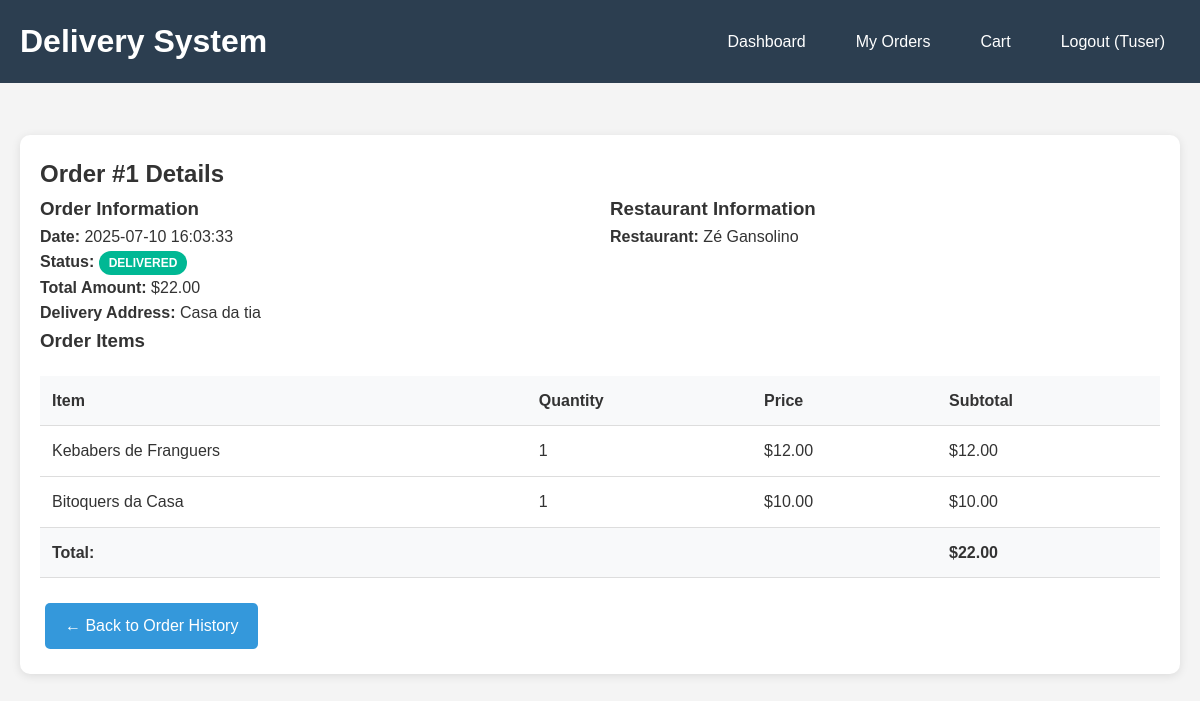
The page /order_details/1 (signed in) on the database its author committed.
### tables this page shows
CREATE TABLE users (
        id INTEGER PRIMARY KEY AUTOINCREMENT,
        username TEXT UNIQUE NOT NULL,
        email TEXT UNIQUE NOT NULL,
        password_hash TEXT NOT NULL,
        user_type TEXT NOT NULL CHECK (user_type IN ('customer', 'restaurant')),
        phone TEXT,
        address TEXT,
        restaurant_name TEXT,
        restaurant_description TEXT,
        created_at TIMESTAMP DEFAULT CURRENT_TIMESTAMP
    );

CREATE TABLE orders (
        id INTEGER PRIMARY KEY AUTOINCREMENT,
        customer_id INTEGER NOT NULL,
        restaurant_id INTEGER NOT NULL,
        total_amount REAL NOT NULL,
        status TEXT DEFAULT 'pending' CHECK (status IN ('pending', 'confirmed', 'preparing', 'out_for_delivery', 'delivered', 'cancelled')),
        delivery_address TEXT NOT NULL,
        order_date TIMESTAMP DEFAULT CURRENT_TIMESTAMP, observations TEXT,
        FOREIGN KEY (customer_id) REFERENCES users (id),
        FOREIGN KEY (restaurant_id) REFERENCES users (id)
    );

CREATE TABLE order_items (
        id INTEGER PRIMARY KEY AUTOINCREMENT,
        order_id INTEGER NOT NULL,
        menu_item_id INTEGER NOT NULL,
        quantity INTEGER NOT NULL,
        price REAL NOT NULL,
        FOREIGN KEY (order_id) REFERENCES orders (id),
        FOREIGN KEY (menu_item_id) REFERENCES menu_items (id)
    );

CREATE TABLE menu_items (
        id INTEGER PRIMARY KEY AUTOINCREMENT,
        restaurant_id INTEGER NOT NULL,
        name TEXT NOT NULL,
        description TEXT,
        price REAL NOT NULL,
        category TEXT,
        available BOOLEAN DEFAULT 1,
        created_at TIMESTAMP DEFAULT CURRENT_TIMESTAMP,
        FOREIGN KEY (restaurant_id) REFERENCES users (id)
    );

### app.py (the view)
    def decorated_function(*args, **kwargs):
        if 'user_id' not in session:
            return redirect(url_for('login'))
        return f(*args, **kwargs)

### app.py (called while the page is built)
def get_db_connection():
    conn = sqlite3.connect('delivery_system.db')
    conn.row_factory = sqlite3.Row
    return conn

def login_required(f):
    def decorated_function(*args, **kwargs):
        if 'user_id' not in session:
            return redirect(url_for('login'))
        return f(*args, **kwargs)
    decorated_function.__name__ = f.__name__
    return decorated_function

### templates/order_details.html (shortened to what this page needs)
{% extends "base.html" %}
{% block content %}
<div class="card">
    <h2>Order #{{ order.id }} Details</h2>
    <div class="grid">
        <div>
            <h3>Order Information</h3>
            <p><strong>Date:</strong> {{ order.order_date }}</p>
            <p><strong>Status:</strong> <span class="status status-{{ order.status }}">{{ order.status.replace('_', ' ')
                    }}</span></p>
            <p><strong>Total Amount:</strong> ${{ "%.2f"|format(order.total_amount) }}</p>
            <p><strong>Delivery Address:</strong> {{ order.delivery_address }}</p>
        </div>
        <div>
            <h3>{% if session.user_type == 'customer' %}Restaurant{% else %}Customer{% endif %} Information</h3>
            {% if session.user_type == 'customer' %}
            <p><strong>Restaurant:</strong> {{ order.restaurant_name or order.restaurant_username }}</p>
            {% else %}
            <p><strong>Customer:</strong> {{ order.customer_username }}</p>
            {% endif %}
        </div>
    </div>
    <h3>Order Items</h3>
    <table>
        <thead>
            <tr>
                <th>Item</th>
                <th>Quantity</th>
                <th>Price</th>
                <th>Subtotal</th>
            </tr>
        </thead>
        <tbody>
            {% for item in order_items %}
            <tr>
                <td>{{ item.menu_item_name }}</td>
                <td>{{ item.quantity }}</td>
                <td>${{ "%.2f"|format(item.price) }}</td>
                <td>${{ "%.2f"|format(item.price * item.quantity) }}</td>
            </tr>
            {% endfor %}
        </tbody>
        <tfoot>
            <tr>
                <th colspan="3">Total:</th>
                <th>${{ "%.2f"|format(order.total_amount) }}</th>
            </tr>
        </tfoot>
    </table>
    <div class="mt-20">
        {% if session.user_type == 'customer' %}
        <a href="{{ url_for('order_history') }}" class="btn">← Back to Order History</a>
        {% endif %}
    </div>
</div>
{% endblock %}

### templates/base.html (shortened to what this page needs)
<!DOCTYPE html>
<html lang="en">
<head>
</head>
<body>
    <header>
        <div class="header-content">
            <h1><a href="/" style="color: white; text-decoration: none;">Delivery System</a></h1>
            <nav>
                <ul>
                    {% if session.user_id %}
                    <li><a href="{{ url_for('dashboard') }}">Dashboard</a></li>
                    {% if session.user_type == 'customer' %}
                    <li><a href="{{ url_for('order_history') }}">My Orders</a></li>
                    <li><a href="{{ url_for('view_cart') }}">Cart</a></li>
                    {% endif %}
                    <li><a href="{{ url_for('logout') }}">Logout ({{ session.username }})</a></li>
                    {% else %}
                    <li><a href="{{ url_for('login') }}">Login</a></li>
                    <li><a href="{{ url_for('register') }}">Register</a></li>
                    {% endif %}
                </ul>
            </nav>
        </div>
    </header>
    <div class="container">
        {% block content %}{% endblock %}
    </div>
</body>
</html>

### templates/base.html (style rules this page uses)
* { margin: 0; padding: 0; box-sizing: border-box; }
body { font-family: Arial, sans-serif; line-height: 1.6; color: #333; background-color: #f4f4f4; }
.container { max-width: 1200px; margin: 0 auto; padding: 20px; }
header { background-color: #2c3e50; color: white; padding: 1rem 0; margin-bottom: 2rem; }
.header-content { display: flex; justify-content: space-between; align-items: center; max-width: 1200px; margin: 0 auto; padding: 0 20px; }
nav ul { list-style: none; display: flex; gap: 20px; }
nav a { color: white; text-decoration: none; padding: 10px 15px; border-radius: 5px; transition: background-color 0.3s; }
.card { background: white; border-radius: 10px; padding: 20px; margin-bottom: 20px; box-shadow: 0 2px 10px rgba(0, 0, 0, 0.1); }
.btn { background-color: #3498db; color: white; padding: 10px 20px; border: none; border-radius: 5px; cursor: pointer; text-decoration: none; display: inline-block; margin: 5px; transition: background-color 0.3s; }
.grid { display: grid; grid-template-columns: repeat(auto-fit, minmax(300px, 1fr)); gap: 20px; }
.status { padding: 5px 10px; border-radius: 15px; font-size: 12px; font-weight: bold; text-transform: uppercase; }
.status-delivered { background-color: #00b894; color: white; }
table { width: 100%; border-collapse: collapse; margin-top: 20px; }
th, td { padding: 12px; text-align: left; border-bottom: 1px solid #ddd; }
th { background-color: #f8f9fa; font-weight: bold; }
.mt-20 { margin-top: 20px; }

### rows shown on the page
users: username "Tuser"
orders: id "1", order_date "2025-07-10 16:03:33", status.replace "DELIVERED", total_amount "22.00", delivery_address "Casa da tia"
users: restaurant_name "Zé Gansolino"
order_items: menu_item_name "Kebabers de Franguers", quantity "1", price "12.00", item.price*item.quantity "12.00"
order_items: menu_item_name "Bitoquers da Casa", quantity "1", price "10.00", item.price*item.quantity "10.00"
